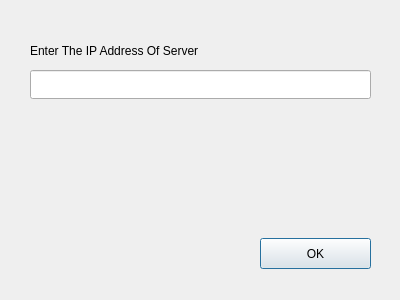
<?xml version="1.0" encoding="UTF-8"?>
<ui version="4.0">
 <class>clientwindow</class>
 <widget class="QDialog" name="clientwindow">
  <property name="geometry">
   <rect>
    <x>0</x>
    <y>0</y>
    <width>400</width>
    <height>300</height>
   </rect>
  </property>
  <property name="windowTitle">
   <string>Dialog</string>
  </property>
  <widget class="QLabel" name="label">
   <property name="geometry">
    <rect>
     <x>30</x>
     <y>40</y>
     <width>271</width>
     <height>21</height>
    </rect>
   </property>
   <property name="text">
    <string>Enter The IP Address Of Server</string>
   </property>
  </widget>
  <widget class="QPushButton" name="pushButton">
   <property name="geometry">
    <rect>
     <x>260</x>
     <y>238</y>
     <width>111</width>
     <height>31</height>
    </rect>
   </property>
   <property name="text">
    <string>OK</string>
   </property>
  </widget>
  <widget class="QLineEdit" name="lineEdit">
   <property name="geometry">
    <rect>
     <x>30</x>
     <y>70</y>
     <width>341</width>
     <height>29</height>
    </rect>
   </property>
  </widget>
 </widget>
 <resources/>
 <connections/>
</ui>
